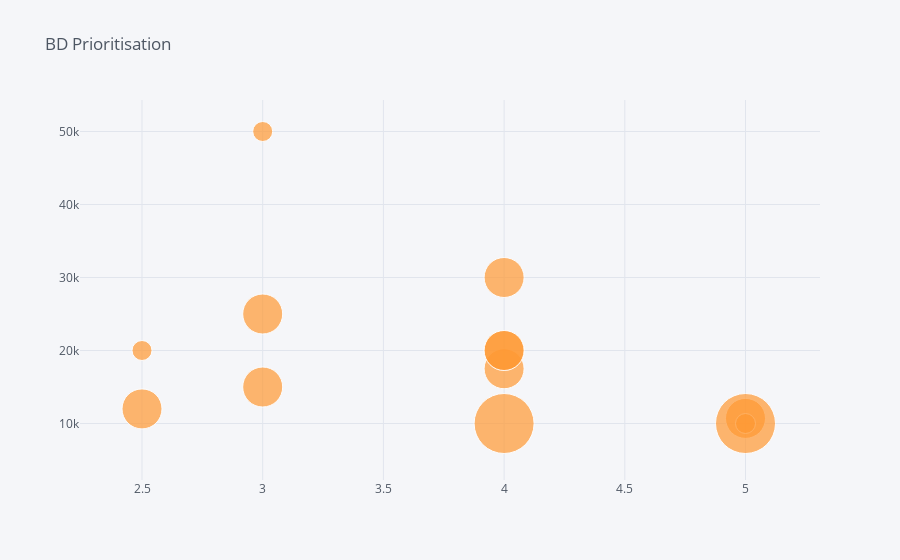

This figure's notebook cell:
### Code cell
bd_df.iplot(
    x='Level of expertise',
    y='Pricing',
    opacity=0.8,
    size= 20*bd_df["Expected time"],
    text='Project name',
    mode='markers',
    theme='pearl',
    title= 'BD Prioritisation')

### Figure 1 — Plotly figure (JSON) as saved in the notebook; plotly's stock layout.template omitted (floating-point values rounded to 4 significant figures)
{"data": [{"line": {"color": "rgba(255, 153, 51, 1.0)", "dash": "solid", "shape": "linear", "width": 1.3}, "marker": {"size": [20, 40, 40, 60, 60, 40, 40, 40, 20, 20, 20, 40, 40, 40, 40, 20, 60], "symbol": "circle"}, "mode": "markers", "name": "Pricing", "text": ["PaaS CCTV", "Invoice Data Extraction", "Airport Terminal", "Stocks AI", "AI Essay Generator", "Emerging Tech", "HIPPA", "Database Designer", "Prod Dev", "Enterprise SaaS DevOps", "API Connection", "Roster planning tool", "Audio Sharing", "Development of Native Music App", "Webrtc", "Sophie", "Music Website"], "type": "scatter", "x": [2.5, 2.5, 3, 4, 3, 3, 4, null, null, 3, null, 4, 4, 5, 4, 5, 5], "y": [20000, 12000, 15000, 10000, "", 25000, 30000, 27000, 20000, 50000, 17000, 17500, 20000, 10700, 20000, 10000, 10000]}], "layout": {"legend": {"bgcolor": "#F5F6F9", "font": {"color": "#4D5663"}}, "paper_bgcolor": "#F5F6F9", "plot_bgcolor": "#F5F6F9", "title": {"font": {"color": "#4D5663"}, "text": "BD Prioritisation"}, "xaxis": {"gridcolor": "#E1E5ED", "showgrid": true, "tickfont": {"color": "#4D5663"}, "title": {"font": {"color": "#4D5663"}, "text": ""}, "zerolinecolor": "#E1E5ED"}, "yaxis": {"gridcolor": "#E1E5ED", "showgrid": true, "tickfont": {"color": "#4D5663"}, "title": {"font": {"color": "#4D5663"}, "text": ""}, "zerolinecolor": "#E1E5ED"}}}
